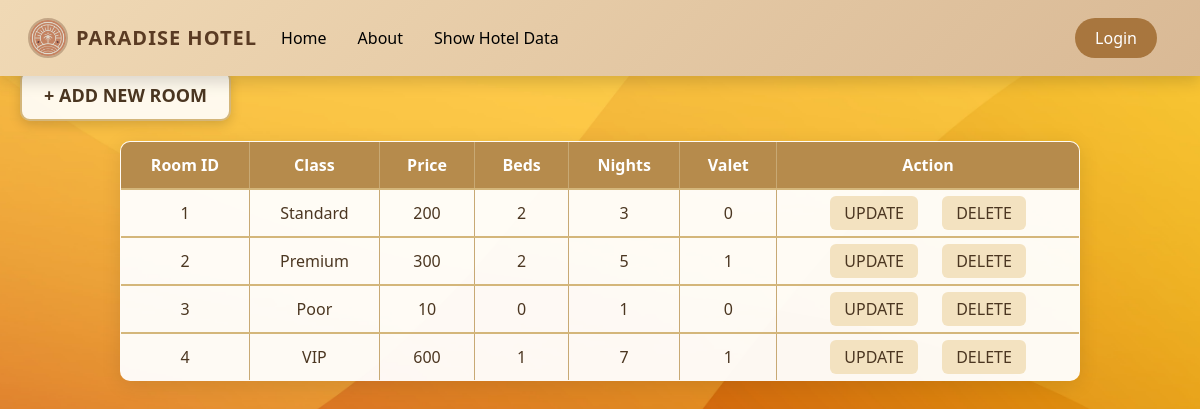
Screenshot of /index1.php with the database file from the repository.
### tables this page shows
CREATE TABLE `rooms` (
  `id` int NOT NULL,
  `class` varchar(100) NOT NULL,
  `price` int NOT NULL,
  `beds` int NOT NULL,
  `nights` int NOT NULL,
  `valet` tinyint(1) NOT NULL
);

### index1.php (the view, shortened to what this page needs)
<html lang="en">
<head>
     <link href="https://cdn.jsdelivr.net/npm/bootstrap@5.3.8/dist/css/bootstrap.min.css" rel="stylesheet">
     <link rel="stylesheet" href="style1.css">
     <link rel="stylesheet" href="index.css">
</head>
<body style="padding-top: 70px;">
    <nav class="navbar navbar-expand-lg fixed-top">
        <div class="container-fluid">
            <a class="navbar-brand" href="landing.php">
            <img src="logo.png" width="30" height="30" class="d-inline-block align-top me-2" alt="">
            PARADISE HOTEL
            </a>
            <div class="collapse navbar-collapse" id="navbarSupportedContent">
            <ul class="navbar-nav me-auto mb-2 mb-lg-0">
                <li class="nav-item">
                <a class="nav-link active" href="landing.php">Home</a>
                </li>
                <li class="nav-item">
                <a class="nav-link active" href="about.php">About</a>
                </li>
                <li class="nav-item">
                <a class="nav-link active" href="index1.php">Show Hotel Data</a>
                </li>
            </ul>
            <ul class="navbar-nav ms-auto mb-2 mb-lg-0">
                <li class="nav-item">
                <a class="nav-link login-btn" href="login.php">Login</a>
                </li>
            </ul>
            </div>
        </div>
    </nav>
    <a href="tambah.php" class="add-room-btn">+ ADD NEW ROOM</a>
    <table border="1">
        <tr>
            <th>Room ID</th>
            <th>Class</th>
            <th>Price</th>
            <th>Beds</th>
            <th>Nights</th>
            <th>Valet</th>
            <th>Action</th>
        </tr>
        <?php
        include 'koneksi.php';
        $data = mysqli_query($koneksi, "select * from rooms");
        while($d = mysqli_fetch_array($data)){
            ?>
            <tr>
                <td><?php echo $d['id']; ?></td>
                <td><?php echo $d['class']; ?></td>
                <td><?php echo $d['price']; ?></td>
                <td><?php echo $d['beds']; ?></td>
                <td><?php echo $d['nights']; ?></td>
                <td><?php echo $d['valet']; ?></td>
                <td>
                    <a href="update.php?id=<?php echo $d['id']; ?>">UPDATE</a>
                    <a href="delete.php?id=<?php echo $d['id']; ?>">DELETE</a>
                </td>
            </tr>
            <?php
        }
        ?>
    </table>
</body>
</html>

### style1.css (style rules this page uses)
.navbar { background: linear-gradient(135deg, #f4e1c1, #e2c6a2); box-shadow: 0 4px 10px rgba(0, 0, 0, 0.1); transition: background 0.3s ease, box-shadow 0.3s ease; padding: 0.8rem 1rem; }
.navbar-brand { font-weight: 700; color: #5a3b23 !important; letter-spacing: 1px; display: flex; align-items: center; }
.navbar-brand img { filter: brightness(0.9); margin-right: 8px; }
.nav-link { color: #6b4b32; font-weight: 500; margin-right: 15px; transition: color 0.3s ease; }
.login-btn { background-color: #a8763e; color: #fff; border-radius: 25px; padding: 8px 20px !important; transition: all 0.3s ease; }
.navbar-brand img { width: 40px; height: 40px; border-radius: 50%; object-fit: cover; filter: brightness(0.9); margin-right: 8px; border: 2px solid #d9b995; }
body { background-image: url('bg.jpg'); background-size: cover; background-repeat: no-repeat; background-position: center center; }

### index.css (style rules this page uses)
body { padding-top: 100px; background: url('bg.jpg') no-repeat center center fixed; background-size: cover; margin: 0; }
table { margin: 0 auto; border-collapse: collapse; width: 80%; background-color: rgba(255, 255, 255, 0.95); border-radius: 10px; overflow: hidden; box-shadow: 0 4px 20px rgba(0,0,0,0.1); }
th, td { padding: 12px 20px; text-align: center; border-bottom: 1.5px solid #c8a974; color: #4b3621; }
th { background-color: #b68b4c; color: white; }
table, th, td { border: 1px solid #c8a974; }
tr:not(:last-child) { border-bottom: 2px solid #d4b67a; }
td:last-child { white-space: nowrap; }
td a { text-decoration: none; color: #4b3621; font-weight: 500; margin: 0 10px; padding: 6px 14px; border-radius: 6px; background-color: #f3e2c0; transition: all 0.2s ease-in-out; }
.add-room-btn { display: inline-block; margin-left: 20px; margin-bottom: 20px; font-size: 18px; font-weight: 600; text-decoration: none; color: #4b3621; background: rgba(255, 255, 255, 0.9); padding: 10px 22px; border-radius: 10px; border: 2px solid #d4b67a; box-shadow: 0 4px 12px rgba(0,0,0,0.15); backdrop-filter: blur(2px); transition: all 0.25s ease-in-out; }

### rows the page displays
rooms: id "1", class "Standard", price "200", beds "2", nights "3", valet "0"
rooms: id "2", class "Premium", price "300", beds "2", nights "5", valet "1"
rooms: id "3", class "Poor", price "10", beds "0", nights "1", valet "0"
rooms: id "4", class "VIP", price "600", beds "1", nights "7", valet "1"
